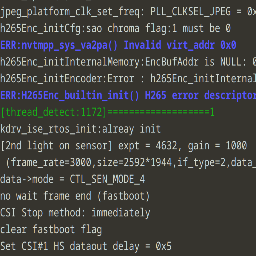
#> input picture Image/learn/stage_one/1.png, 256 x 256 px, found by its file name
$ python rgb2yuv420.py
#> lines starting #> are read from the running program, lines starting #| are printed output that depends on the picture
import cv2
import numpy as np

IMAGE_IN_PATH = "/media/yjh/_dde_home/yjh/上传/260521/1.png"
IMAGE_OUT_PATH = "./output.yuv"

def rgb_to_yuv(r, g, b):
    y = 0.299 * r + 0.587 * g + 0.114 * b
    u = -0.14713 * r - 0.28886 * g + 0.436 * b + 128  # Added +128 to center at 128
    v = 0.615 * r - 0.51499 * g - 0.10001 * b + 128   # Added +128 to center at 128
    return y, u, v


def process_image_to_yuv420():
    bgr_frame = cv2.imread(IMAGE_IN_PATH, cv2.IMREAD_COLOR)
#> bgr_frame is the input picture: shape (256, 256, 3); mean B, G, R 62.3, 64.9, 65.2
    if bgr_frame is None:
        print("open image error")
        exit(-1)

    img_rgb = cv2.cvtColor(bgr_frame, cv2.COLOR_BGR2RGB)

    # BGR转灰度
    img_gray = cv2.cvtColor(bgr_frame, cv2.COLOR_BGR2GRAY)
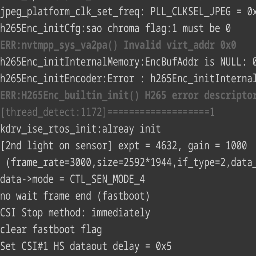
#> img_gray: shape (256, 256); min 51, max 212, mean 64.8

    # BGR转YUV
    img_yuv = cv2.cvtColor(bgr_frame, cv2.COLOR_BGR2YUV)
#> img_yuv: shape (256, 256, 3); mean of channels 0, 1, 2 64.8, 126.8, 128.6
    img_i420 = cv2.cvtColor(bgr_frame, cv2.COLOR_BGR2YUV_I420)
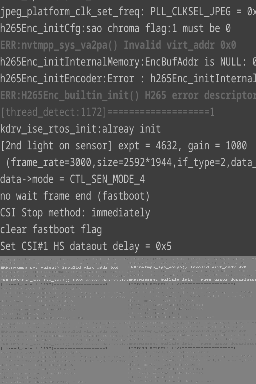
#> img_i420: shape (384, 256); min 60, max 206, mean 90.4
#> (the run stopped early here; a loop or call above may not have finished)
